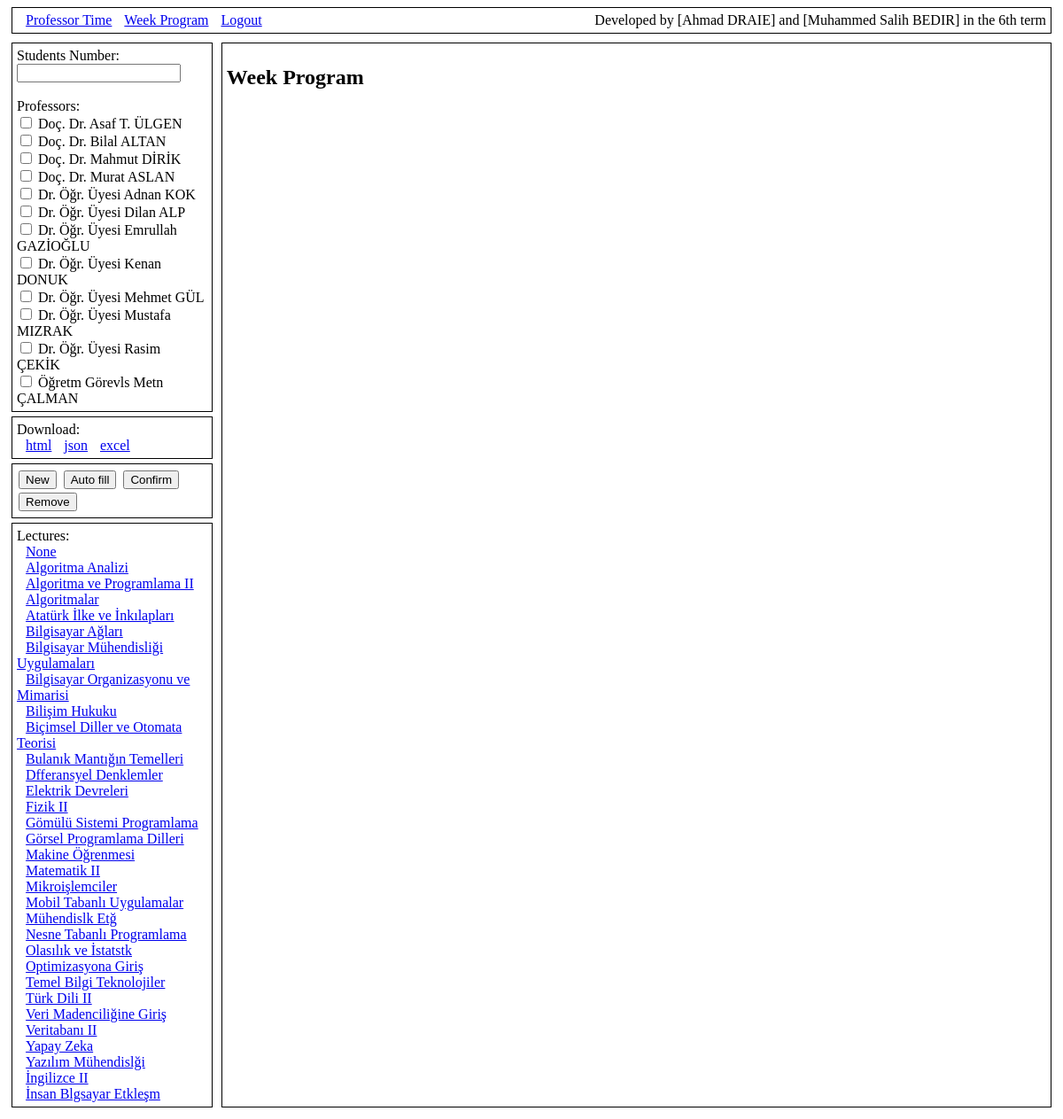
Page /week_program (signed in) on the committed database.
### models.py (models this page shows)
class Professor(db.Model):
    id = db.Column(db.Integer, primary_key=True)
    number = db.Column(db.String, unique=True, nullable=False)
    name = db.Column(db.String, nullable=False)

class LectureProfessor(db.Model):
    id = db.Column(db.Integer, primary_key=True)
    professor_id = db.Column(db.Integer, db.ForeignKey('professor.id'), nullable=False)
    lecture_id = db.Column(db.Integer, db.ForeignKey('lecture.id'), nullable=False)

class Lecture(db.Model):
    id = db.Column(db.Integer, primary_key=True)
    code = db.Column(db.String, unique=True, nullable=False)
    name = db.Column(db.String, nullable=False)
    hours = db.Column(db.Integer, nullable=False)
    year = db.Column(db.Integer, nullable=False)

### app.py (the view)
@app.route("/week_program")
@login_required
def week_program():
    students_number = request.args.get('students_number', type=str)
    professors_numbers = request.args.getlist('professors_numbers')
    if students_number and current_user.role_id != 1 and current_user.number != students_number:
        return "Unauthorized", 401
    professors_numbers = "&".join(map(
        lambda x: "professors_numbers=" + x,
        professors_numbers
    ))
    professors = Professor.query.order_by(Professor.name).all()
    if current_user.role_id == 1:
        detailed_lectures = get_detailed_lectures()
        detailed_lectures.sort(key=lambda x: x["name"])
        for i in range(len(detailed_lectures)):
            detailed_lectures[i] = get_fully_detailed_lecture(detailed_lectures[i])
    else:
        detailed_lectures = None
    return render_template(
        "week_program.html",
        students_number=students_number,
        professors_numbers=professors_numbers,
        professors=professors,
        lectures=detailed_lectures,
        current_user=current_user
    )

### app.py (called while the page is built)
@login_manager.user_loader
def load_user(user_id):
    return db.session.get(User, int(user_id))

### pyscripts/week_generator.py (called while the page is built)
def get_fully_detailed_lecture(detailed_lecture):
    professor = Professor.query.filter(Professor.id == detailed_lecture["professor"]["id"]).first()
    detailed_lecture["professor"]["name"] = professor.name
    detailed_lecture["professor"]["number"] = professor.number
    students = Student.query.filter(Student.id.in_(detailed_lecture["studentIds"])).all()
    detailed_lecture["studentNumbers"] = [
        student.number
        for student in students
    ]
    return detailed_lecture

### templates/week_program.html (shortened to what this page needs)
<!DOCTYPE html>
<html lang="en">
<head>
    <link rel="stylesheet" href="static/style.css">
</head>
    {% include 'navbar.html' %}
    <div class="container">
        <div class="filters">
            <form class="bordered">
                {% if current_user.role_id == 1 %}
                    <label for="students_number">Students Number:</label>
                    <br>
                    <input type="text" id="students_number" name="students_number" {% if students_number != None %}value="{{students_number}}"{% endif %}>
                    <br>
                    <br>
                {% elif current_user.role_id == 3 and students_number != None %}
                    <input type="hidden" id="students_number" name="students_number" value="{{students_number}}">
                {% endif %}
                <label for="professors_numbers">Professors:</label>
                <br>
                {% for professor in professors %}
                    <input type="checkbox" name="professors_numbers" onchange="displayUpdatedWeek();" value="{{professor.number}}" {% if professor.number in professors_numbers %}checked{% endif %}>
                    {{professor.name}}
                    <br>
                {% endfor %}
            </form>
            <div class="bordered">
                <label>Download:</label>
                <br>
                <a href="#" onclick="downloadWeekProgram('html')">html</a>
                <a href="#" onclick="downloadWeekProgram('json')">json</a>
                <a href="#" onclick="downloadWeekProgram('xlsx')">excel</a>
            </div>
            {% if current_user.role_id == 1 %}
                <div class="bordered">
                    <button onclick="EraseWeekProgram()">New</button>
                    <button onclick="buildWeekProgram()">Auto fill</button>
                    <button onclick="confirmWeekProgram()">Confirm</button>
                    <button onclick="removeWeekProgram()">Remove</button>
                </div>
                <form class="bordered">
                    <label>Lectures:</label>
                    <br>
                    <a href="#" onclick="updateCurrentLecture(null)">None</a>
                    {% for lecture in lectures %}
                        <br>
                        <a href="#" onclick="updateCurrentLecture({{ loop.index-1 }})">{{lecture.name}}</a>
                    {% endfor %}
                </form>
            {% endif %}
        </div>
        <div class="week-table bordered">
            <h2>Week Program</h2>
        </div>
    </div>
</body>
</html>

### static/style.css (style rules this page uses)
.bordered { border: 1px solid black; padding: 5px; margin: 5px; }
button { margin: 2px; }
.container { display: flex; }
.filters { width: 20%; }
.week-table { flex: 1; }
a { margin-left: 10px; }

### rows in the picture
Professor: name "Doç. Dr. Asaf T. ÜLGEN"
Professor: name "Doç. Dr. Bilal ALTAN"
Professor: name "Doç. Dr. Mahmut DİRİK"
Professor: name "Doç. Dr. Murat ASLAN"
Professor: name "Dr. Öğr. Üyesi Adnan KOK"
Professor: name "Dr. Öğr. Üyesi Dilan ALP"
Professor: name "Dr. Öğr. Üyesi Emrullah GAZİOĞLU"
Professor: name "Dr. Öğr. Üyesi Kenan DONUK"
Professor: name "Dr. Öğr. Üyesi Mehmet GÜL"
Professor: name "Dr. Öğr. Üyesi Mustafa MIZRAK"
Professor: name "Dr. Öğr. Üyesi Rasim ÇEKİK"
Professor: name "Öğretm Görevls Metn ÇALMAN"
LectureProfessor: name "Algoritma Analizi"
LectureProfessor: name "Algoritma ve Programlama II"
LectureProfessor: name "Algoritmalar"
LectureProfessor: name "Atatürk İlke ve İnkılapları"
LectureProfessor: name "Bilgisayar Ağları"
LectureProfessor: name "Bilgisayar Mühendisliği Uygulamaları"
LectureProfessor: name "Bilgisayar Organizasyonu ve Mimarisi"
LectureProfessor: name "Bilişim Hukuku"
LectureProfessor: name "Biçimsel Diller ve Otomata Teorisi"
LectureProfessor: name "Bulanık Mantığın Temelleri"
LectureProfessor: name "Dfferansyel Denklemler"
LectureProfessor: name "Elektrik Devreleri"
LectureProfessor: name "Fizik II"
LectureProfessor: name "Gömülü Sistemi Programlama"
LectureProfessor: name "Görsel Programlama Dilleri"
LectureProfessor: name "Makine Öğrenmesi"
LectureProfessor: name "Matematik II"
LectureProfessor: name "Mikroişlemciler"
LectureProfessor: name "Mobil Tabanlı Uygulamalar"
LectureProfessor: name "Mühendislk Etğ"
LectureProfessor: name "Nesne Tabanlı Programlama"
LectureProfessor: name "Olasılık ve İstatstk"
LectureProfessor: name "Optimizasyona Giriş"
LectureProfessor: name "Temel Bilgi Teknolojiler"
LectureProfessor: name "Türk Dili II"
LectureProfessor: name "Veri Madenciliğine Giriş"
LectureProfessor: name "Veritabanı II"
LectureProfessor: name "Yapay Zeka"
LectureProfessor: name "Yazılım Mühendislği"
LectureProfessor: name "İngilizce II"
LectureProfessor: name "İnsan Blgsayar Etkleşm"
